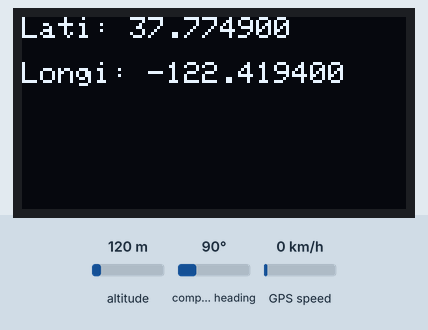
Bench run of a sketch on a simulated ESP8266 (NodeMCU). On the bench: 128×64 one-colour display. Inputs (shaded band) come from the test bench; at power-on: altitude 120 m, compass heading 90°, GPS speed 0 km/h. The display library's start-up logo is not drawn; the GPS gets a fix after 3 s at 37.7749, -122.4194 with 8 satellites; no radio packets arrive unless stated; what the sketch prints to the serial monitor is not drawn.

Above: at 4.2 s.

The sketch:

LoRa_GPS_OLED.ino
```cpp
// Library for GPS Module
#include <SoftwareSerial.h>
#include <TinyGPS++.h>
// Library for LoRa
#include <LoRa.h>
// Pin define for LoRa
#define SS 15  // ss -> chip select pin

#define RST 16  // reset pin
#define DIO0 2  // thi is an interrupt pin
// Library for 1.3 inch OLED display
#include <SPI.h>
#include <Wire.h>
#include <Adafruit_GFX.h>
#include <Adafruit_SH110X.h>

#define Buzzer 13

//define OLED address and size
#define Address 0x3C
#define height 64
#define width 128
#define reset -1
// Pin define for GPS Module
const int GPS_TX = D3;
const int GPS_RX = D4;
//
//double lati, longi;
SoftwareSerial myGPS(GPS_TX, GPS_RX);
TinyGPSPlus gps;
//pass above parameters
Adafruit_SH1106G display = Adafruit_SH1106G(width, height, &Wire, reset);
double prevLatitude = 28.677765;
double prevLongitude = 77.494630;
double totalDistance = 0.0;
double latitude = 0.0, longitude = 0.0;

void setup() {
  Serial.begin(9600);
  myGPS.begin(9600);  // initiate GPS serial communication

  while (!Serial)
    ;
  Serial.println("Sender Host");
  LoRa.setPins(SS, RST, DIO0);     //Sets up the pin configuration for the LoRa module using LoRa.setPins()
  if (!LoRa.begin(433E6)) {        //Initializes the LoRa module using LoRa.begin(). The parameter 433E6 sets the frequency to 433 MHz.
    Serial.println("LoRa Error");  //If the LoRa module fails to initialize, the code prints "LoRa Error" and enters an infinite loop.
    delay(100);
    while (1)
      ;
  }

  // OLED display code start
  delay(250);
  display.begin(Address, true);
  delay(250);
  display.display();
  delay(2000);
}

void loop() {

  gpsLocation();
  getDistance();
  //  lora();
  // displayData();
}

void gpsLocation() {
  while (myGPS.available() > 0) {
    if (gps.encode(myGPS.read())) {
      if (gps.location.isValid()) {

        latitude = gps.location.lat();
        longitude = gps.location.lng();

        Serial.print("Latitiude: ");
        Serial.print(latitude, 6);
        Serial.print(", Longitude: ");
        Serial.print(longitude, 6);
        Serial.println("");
        // Display Latitude and Longitude over LED
        display.clearDisplay();
        delay(500);
        display.setCursor(0, 0);
        display.setTextSize(1);
        display.setCursor(0, 0);
        display.setTextColor(SH110X_WHITE);
        display.print("Lati: ");
        display.print(latitude, 6);
        display.println("");
        // Display Longitude
        display.setCursor(0, 15);
        display.print("Longi: ");
        display.print(longitude, 6);
        display.println("");
        display.display();
        delay(1500);
        display.clearDisplay();

        LoRa.beginPacket();
        // LoRa send data
        LoRa.print("Lat: ");
        LoRa.print(latitude,6);
        LoRa.print("\n");
        LoRa.print("Long: ");
        LoRa.print(longitude,6);
        LoRa.print("\n");
        LoRa.endPacket();
      }
    }
  }
  // to check GPS is connected properly or not
  if (millis() > 5000 && gps.charsProcessed() < 10) {
    Serial.println(F("No GPS detected: check wiring."));
    while (true)
      ;
  }
}


void getDistance() {
  //        convert current coordinates into radians
  double rLatitude = radians(latitude);
  double rLongitude = radians(longitude);
  // previous and fixed coordinates and convert into radians
  double rprevLatitude = radians(prevLatitude);
  double rprevLongitude = radians(prevLongitude);

  //        find difference
  double dLat = rLatitude - rprevLatitude;
  double dLon = rLongitude - rprevLongitude;
  // apply sine formulal̥l̥
  double a = pow(sin(dLat / 2), 2) + cos(rprevLatitude) * cos(rLatitude) * pow(sin(dLon / 2), 2);
  double c = 2 * atan2(sqrt(a), sqrt(1 - a));

  const double radius = 6371000;  // Earth's radius in meters
  totalDistance = radius * c;
  Serial.println(totalDistance);

  // check if troops in the zone or not
  if (totalDistance > 30) {
    digitalWrite(Buzzer, 1);
    Serial.println("Out of zone!");
  } else {
    digitalWrite(Buzzer, 0);
  }

  LoRa.beginPacket();
  // LoRa send data
  LoRa.print("Dis: ");
  LoRa.print(totalDistance);
  LoRa.print("\n");
  LoRa.endPacket();
}

// LoRa send data
/*
void lora(){
  LoRa.beginPacket();
  LoRa.print(latitude);
  LoRa.print(longitude);
  LoRa.endPacket();
  delay(1000);
}

 //Function to display data
void displayData(){

  // displayData();
//    clear  buffer
  display.clearDisplay();
   delay(500);
  display.setTextSize(1);
  display.setCursor(0,1);
  display.setTextColor(SH110X_WHITE);
  display.println("Lati: ");
  display.print(latitude);
  display.display();
  delay(2000);
  display.clearDisplay();
}
*/
```
